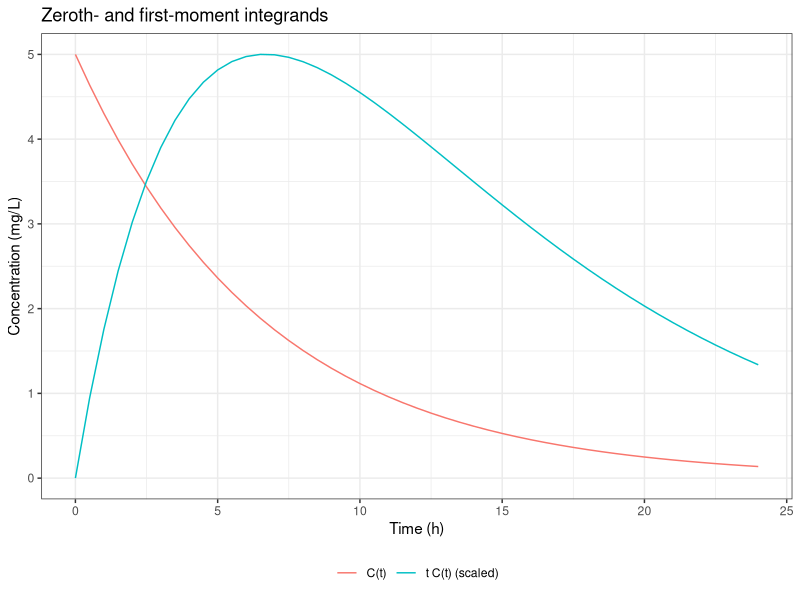

This figure's R source:
# Statistical Moments in Pharmacokinetics
# Extracted executable R code from 08a-statistical-moments.qmd
# Generated by scripts/extract_code.R — do not edit by hand.
# Regenerate: Rscript scripts/extract_code.R   (book repo)
#             Rscript scripts/extract_code.R --standalone   (bundle)
# Working directory: run from the repository root (data/ paths are relative).

# ----------------------------------------------------------------------
# Section: R Example: Moments from a Profile {#sec-moments-r}
# ----------------------------------------------------------------------
library(ggplot2)

k <- 0.15
C0 <- 5
D <- 100
t <- seq(0, 24, by = 0.5)
C <- C0 * exp(-k * t)

# Trapezoidal moments on the observed grid
trap_moment <- function(time, conc, power = 0) {
  y <- (time^power) * conc
  sum(diff(time) * (head(y, -1) + tail(y, -1)) / 2)
}

AUC_obs <- trap_moment(t, C, 0)
AUMC_obs <- trap_moment(t, C, 1)
M2_obs <- trap_moment(t, C, 2)

# Extrapolate from t_last using known terminal slope k
t_last <- max(t)
C_last <- C0 * exp(-k * t_last)
AUC_inf <- AUC_obs + C_last / k
AUMC_inf <- AUMC_obs + t_last * C_last / k + C_last / k^2
M2_inf <- M2_obs + t_last^2 * C_last / k +
  2 * t_last * C_last / k^2 + 2 * C_last / k^3

MRT <- AUMC_inf / AUC_inf
VRT <- M2_inf / AUC_inf - MRT^2
CL <- D / AUC_inf
Vss <- CL * MRT

data.frame(
  AUC = round(AUC_inf, 2),
  AUMC = round(AUMC_inf, 2),
  MRT = round(MRT, 3),
  VRT = round(VRT, 3),
  CL = round(CL, 3),
  Vss = round(Vss, 2),
  MRT_true = 1 / k,
  VRT_true = 1 / k^2,
  V_true = D / C0
)

# ----------------------------------------------------------------------
# Section: R Example: Moments from a Profile {#sec-moments-r}
# ----------------------------------------------------------------------
df <- data.frame(
  time = t,
  C = C,
  tC = t * C
)

ggplot(df, aes(time)) +
  geom_line(aes(y = C, color = "C(t)")) +
  geom_line(aes(y = tC / max(tC) * max(C), color = "t C(t) (scaled)")) +
  labs(
    x = "Time (h)",
    y = "Concentration (mg/L)",
    color = NULL,
    title = "Zeroth- and first-moment integrands"
  ) +
  theme_bw() +
  theme(legend.position = "bottom")
